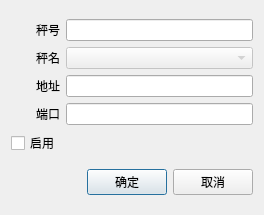
<?xml version="1.0" encoding="UTF-8"?>
<ui version="4.0">
 <class>barscale_net_set_change_dialog</class>
 <widget class="QDialog" name="barscale_net_set_change_dialog">
  <property name="geometry">
   <rect>
    <x>0</x>
    <y>0</y>
    <width>264</width>
    <height>215</height>
   </rect>
  </property>
  <property name="windowTitle">
   <string>Dialog</string>
  </property>
  <property name="outer_stylesheet" stdset="0">
   <string>dialog_hasborder</string>
  </property>
  <layout class="QVBoxLayout" name="verticalLayout">
   <item>
    <layout class="QGridLayout" name="gridLayout">
     <item row="0" column="0">
      <widget class="QLabel" name="label">
       <property name="text">
        <string>秤号</string>
       </property>
       <property name="alignment">
        <set>Qt::AlignRight|Qt::AlignTrailing|Qt::AlignVCenter</set>
       </property>
      </widget>
     </item>
     <item row="0" column="1">
      <widget class="QLineEdit" name="lineEdit_no">
       <property name="text">
        <string/>
       </property>
      </widget>
     </item>
     <item row="1" column="0">
      <widget class="QLabel" name="label_2">
       <property name="text">
        <string>秤名</string>
       </property>
       <property name="alignment">
        <set>Qt::AlignRight|Qt::AlignTrailing|Qt::AlignVCenter</set>
       </property>
      </widget>
     </item>
     <item row="2" column="0">
      <widget class="QLabel" name="label_4">
       <property name="text">
        <string>地址</string>
       </property>
       <property name="alignment">
        <set>Qt::AlignRight|Qt::AlignTrailing|Qt::AlignVCenter</set>
       </property>
      </widget>
     </item>
     <item row="2" column="1">
      <widget class="QLineEdit" name="lineEdit_ip"/>
     </item>
     <item row="3" column="0">
      <widget class="QLabel" name="label_3">
       <property name="text">
        <string>端口</string>
       </property>
       <property name="alignment">
        <set>Qt::AlignRight|Qt::AlignTrailing|Qt::AlignVCenter</set>
       </property>
      </widget>
     </item>
     <item row="3" column="1">
      <widget class="QLineEdit" name="lineEdit_port"/>
     </item>
     <item row="4" column="0">
      <widget class="QCheckBox" name="checkBox_isuse">
       <property name="text">
        <string>启用</string>
       </property>
      </widget>
     </item>
     <item row="1" column="1">
      <widget class="lds_ComboBox" name="comboBox_name">
       <property name="enabled">
        <bool>false</bool>
       </property>
      </widget>
     </item>
    </layout>
   </item>
   <item>
    <layout class="QHBoxLayout" name="horizontalLayout">
     <item>
      <spacer name="horizontalSpacer">
       <property name="orientation">
        <enum>Qt::Horizontal</enum>
       </property>
       <property name="sizeHint" stdset="0">
        <size>
         <width>40</width>
         <height>20</height>
        </size>
       </property>
      </spacer>
     </item>
     <item>
      <widget class="lds_toolbar_button_nowrap" name="pushButton_ok">
       <property name="text">
        <string>确定</string>
       </property>
       <property name="icon">
        <iconset resource="peripheral.qrc">
         <normaloff>:/image/ok.png</normaloff>:/image/ok.png</iconset>
       </property>
      </widget>
     </item>
     <item>
      <widget class="lds_toolbar_button_nowrap" name="pushButton_cancel">
       <property name="text">
        <string>取消</string>
       </property>
       <property name="icon">
        <iconset resource="peripheral.qrc">
         <normaloff>:/image/exit.png</normaloff>:/image/exit.png</iconset>
       </property>
      </widget>
     </item>
    </layout>
   </item>
  </layout>
 </widget>
 <customwidgets>
  <customwidget>
   <class>lds_ComboBox</class>
   <extends>QComboBox</extends>
   <header>lds_combobox.h</header>
  </customwidget>
  <customwidget>
   <class>lds_toolbar_button_nowrap</class>
   <extends>QPushButton</extends>
   <header>lds_toolbar_button_nowrap.h</header>
  </customwidget>
 </customwidgets>
 <tabstops>
  <tabstop>lineEdit_no</tabstop>
  <tabstop>lineEdit_ip</tabstop>
  <tabstop>checkBox_isuse</tabstop>
  <tabstop>pushButton_ok</tabstop>
  <tabstop>pushButton_cancel</tabstop>
 </tabstops>
 <resources>
  <include location="peripheral.qrc"/>
 </resources>
 <connections/>
</ui>
